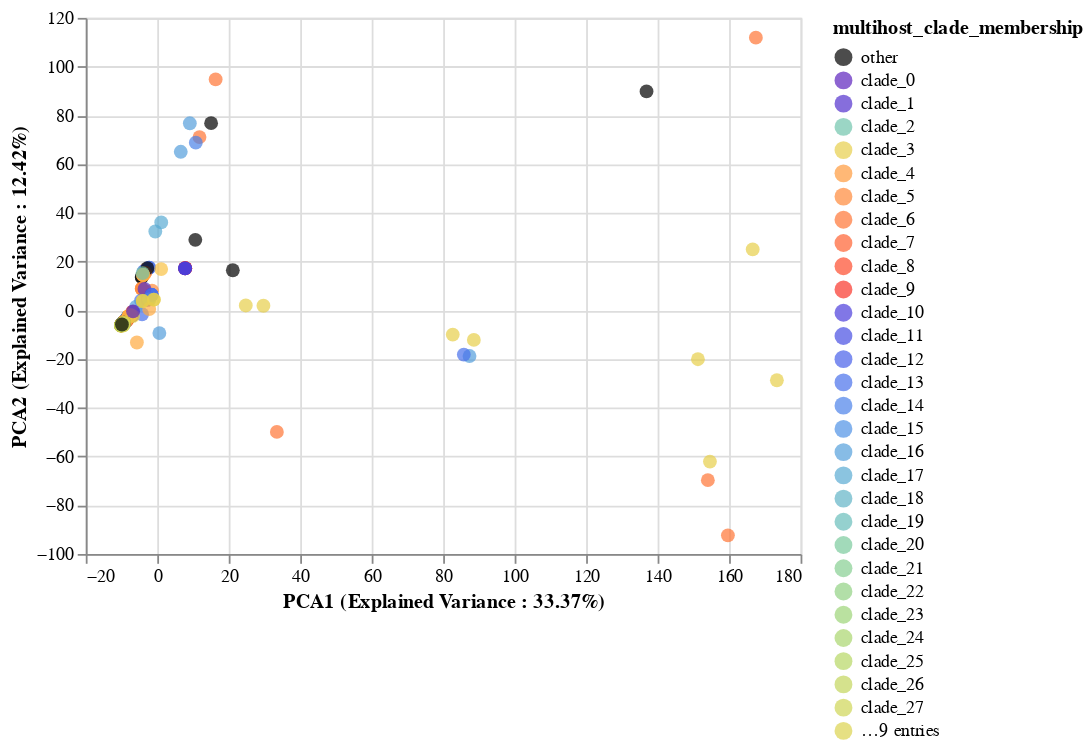

Notebook code cell kept with this figure:
### Code cell
brush = alt.selection(type='interval', resolve='global')
chart = alt.Chart(merged_pca_df).mark_circle(size=60).encode(
    x=alt.X('pca1', title='PCA1 (Explained Variance : {}%'.format(round(explained_variance_PCA[0]*100,2)) + ")"),
    y=alt.X('pca2', title='PCA2 (Explained Variance : {}%'.format(round(explained_variance_PCA[1]*100,2)) + ")"),
    color=alt.Color("multihost_clade_membership:N", scale=alt.Scale(domain=domain, range=range_)),
    tooltip=["strain", "host"],
    shape='host:N'
).interactive()

points = chart.mark_point(filled=True).encode(
    color='multihost_clade_membership:N',
    shape='host'
)

alt.layer(
    chart,
    points
).resolve_scale(
    color='independent',
    shape='independent'
)
chart

### Figure 1 — Vega-Lite specification as saved in the notebook (floating-point values rounded to 4 significant figures; data arrays with more than 128 entries replaced by an {"elided": "..."} marker saying what was removed)
{"config": {"view": {"continuousWidth": 400, "continuousHeight": 300}}, "data": {"name": "data-e5c30d0cec05dd4f93a20106fe95b457"}, "mark": {"type": "circle", "size": 60}, "encoding": {"color": {"type": "nominal", "field": "multihost_clade_membership", "scale": {"domain": ["other", "clade_0", "clade_1", "clade_2", "clade_3", "clade_4", "clade_5", "clade_6", "clade_7", "clade_8", "clade_9", "clade_10", "clade_11", "clade_12", "clade_13", "clade_14", "clade_15", "clade_16", "clade_17", "clade_18", "clade_19", "clade_20", "clade_21", "clade_22", "clade_23", "clade_24", "clade_25", "clade_26", "clade_27", "clade_28", "clade_29", "clade_30", "clade_31", "clade_32", "clade_33", "clade_34", "clade_35", "clade_36"], "range": ["#000000", "#5c22be", "#5330cd", "#71c4ac", "#e7cf4b", "#ff9a3c", "#ff8939", "#ff7535", "#ff6131", "#fd4b2c", "#f93529", "#4b3ddb", "#474ee3", "#4760e9", "#4971eb", "#4b82e9", "#4f92e5", "#549fdc", "#5aabd3", "#61b4c6", "#68bdba", "#7bca9d", "#86ce91", "#91d283", "#9dd478", "#aad66d", "#b6d764", "#c3d65c", "#cfd555", "#dcd34f", "#e7cf4b", "#f9c244", "#ffb642", "#ffaa3f", "#000000", "#5c22be", "#5330cd", "#71c4ac"]}}, "shape": {"type": "nominal", "field": "host"}, "tooltip": [{"type": "nominal", "field": "strain"}, {"type": "nominal", "field": "host"}], "x": {"type": "quantitative", "field": "pca1", "title": "PCA1 (Explained Variance : 33.37%)"}, "y": {"type": "quantitative", "field": "pca2", "title": "PCA2 (Explained Variance : 12.42%)"}}, "selection": {"selector004": {"type": "interval", "bind": "scales", "encodings": ["x", "y"]}}, "$schema": "https://vega.github.io/schema/vega-lite/v4.8.1.json", "datasets": {"data-e5c30d0cec05dd4f93a20106fe95b457": {"elided": "262 records"}}}
